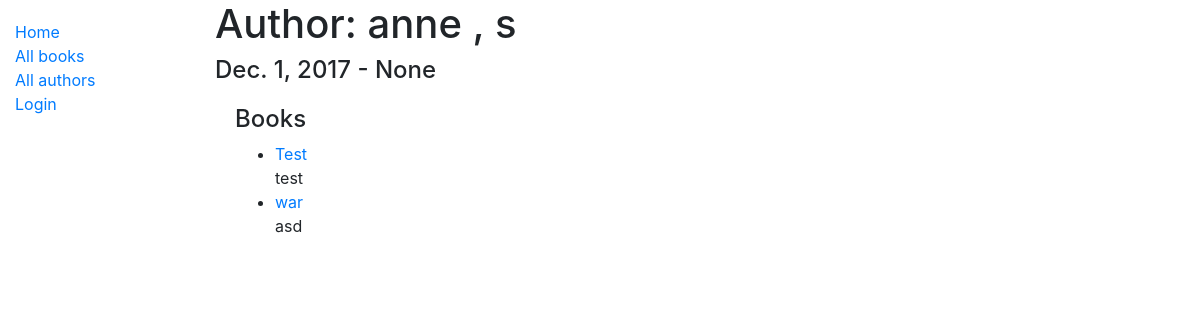
The page /catalog/author/1 on the database as committed earlier.
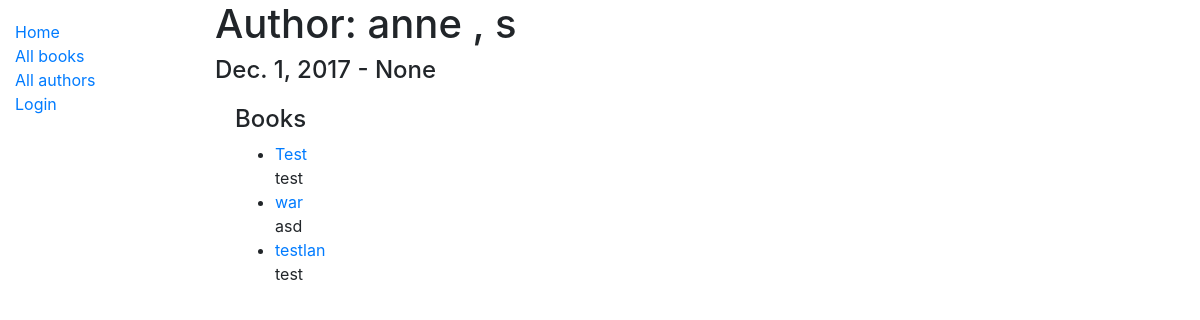
The same page on the database as committed later.
### catalog/models.py (models this page shows, shortened)
class Book(models.Model):
    title = models.CharField(max_length=200)
    author = models.ForeignKey('Author', on_delete=models.SET_NULL, null=True)
    summary = models.TextField(max_length=1000, help_text='Enter a brief description of the book')
    isbn = models.CharField('ISBN', max_length=13, unique=True,
                             help_text='13 Character <a href="https://www.isbn-international.org/content/what-isbn">ISBN number</a>')
    genre = models.ManyToManyField(Genre, help_text='Select a genre for this book')
    language = models.ForeignKey('Language', on_delete=models.SET_NULL, null=True)
    def get_absolute_url(self):
        return reverse('book-detail', args=[str(self.id)])
    def display_genre(self):
        return ', '.join(genre.name for genre in self.genre.all()[:3])
    display_genre.shor_description= 'Genre'

### catalog/views.py (the view)
# urls.py: path('author/<int:pk>', views.AuthorDetailView.as_view(), name='author-detail'),
class AuthorDetailView(generic.DetailView):
    model = Author

### catalog/templates/catalog/author_detail.html
{% extends "base_generic.html" %}
{% block content %}
  <h1>Author: {{ author.last_name}} , {{ author.first_name }}</h1>
  <h4> {{ author.date_of_birth  }} - {{ author.date_of_death }}</h4>
    <div style="margin-left:20px;margin-top:20px">
    <h4>Books</h4>
<ul>
    {% for book in author.book_set.all  %}
      <li>
        <a href="{{ book.get_absolute_url }}">{{ book.title }}</a>
          <br/>
      {{ book.summary }}
      </li>
    {% endfor %}
  </ul>
  </div>
{% endblock %}

Rows that differ between the two databases and show on the page:
added Book: title "testlan", summary "test"
